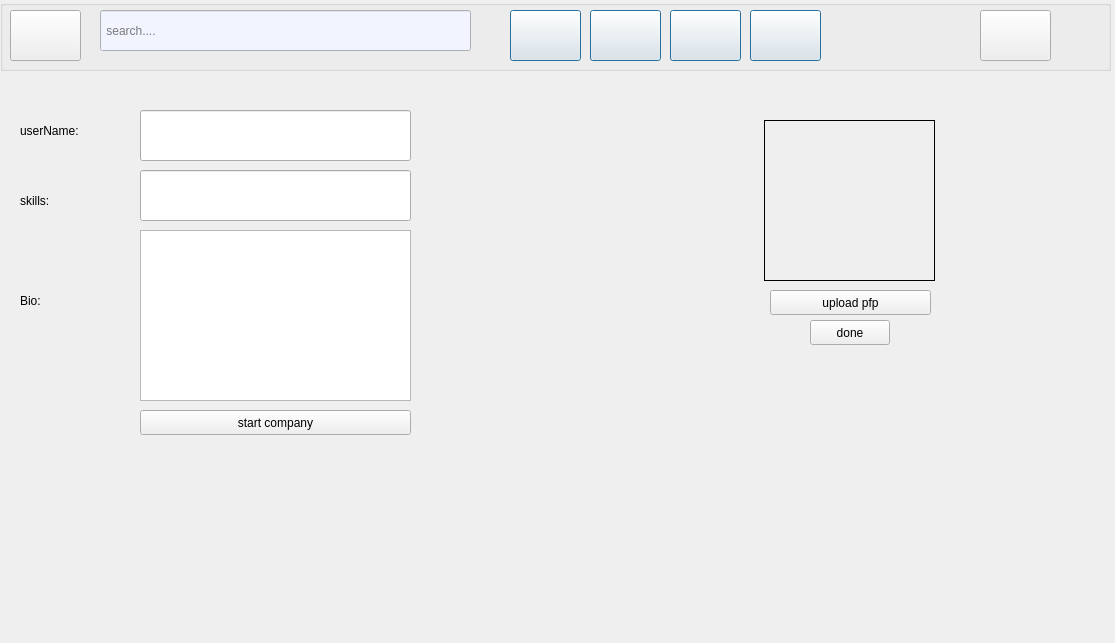
<?xml version="1.0" encoding="UTF-8"?>
<ui version="4.0">
 <class>MePage</class>
 <widget class="QWidget" name="MePage">
  <property name="geometry">
   <rect>
    <x>0</x>
    <y>0</y>
    <width>1115</width>
    <height>643</height>
   </rect>
  </property>
  <property name="windowTitle">
   <string>Form</string>
  </property>
  <widget class="QGroupBox" name="groupBox">
   <property name="geometry">
    <rect>
     <x>0</x>
     <y>0</y>
     <width>1111</width>
     <height>71</height>
    </rect>
   </property>
   <property name="title">
    <string/>
   </property>
   <widget class="QPushButton" name="pushButton">
    <property name="geometry">
     <rect>
      <x>10</x>
      <y>10</y>
      <width>71</width>
      <height>51</height>
     </rect>
    </property>
    <property name="styleSheet">
     <string notr="true">border-image: url(:/new/prefix1/linkdin.jpg);</string>
    </property>
    <property name="text">
     <string/>
    </property>
   </widget>
   <widget class="QLineEdit" name="lineEdit">
    <property name="geometry">
     <rect>
      <x>100</x>
      <y>10</y>
      <width>371</width>
      <height>41</height>
     </rect>
    </property>
    <property name="styleSheet">
     <string notr="true">background-color: rgb(242, 245, 255);</string>
    </property>
    <property name="frame">
     <bool>true</bool>
    </property>
    <property name="placeholderText">
     <string> search....</string>
    </property>
   </widget>
   <widget class="QPushButton" name="home">
    <property name="geometry">
     <rect>
      <x>510</x>
      <y>10</y>
      <width>71</width>
      <height>51</height>
     </rect>
    </property>
    <property name="styleSheet">
     <string notr="true"/>
    </property>
    <property name="text">
     <string/>
    </property>
    <property name="default">
     <bool>true</bool>
    </property>
    <property name="flat">
     <bool>false</bool>
    </property>
   </widget>
   <widget class="QPushButton" name="network">
    <property name="geometry">
     <rect>
      <x>590</x>
      <y>10</y>
      <width>71</width>
      <height>51</height>
     </rect>
    </property>
    <property name="styleSheet">
     <string notr="true"/>
    </property>
    <property name="text">
     <string/>
    </property>
    <property name="default">
     <bool>true</bool>
    </property>
   </widget>
   <widget class="QPushButton" name="job">
    <property name="geometry">
     <rect>
      <x>670</x>
      <y>10</y>
      <width>71</width>
      <height>51</height>
     </rect>
    </property>
    <property name="styleSheet">
     <string notr="true"/>
    </property>
    <property name="text">
     <string/>
    </property>
    <property name="default">
     <bool>true</bool>
    </property>
   </widget>
   <widget class="QPushButton" name="me">
    <property name="geometry">
     <rect>
      <x>980</x>
      <y>10</y>
      <width>71</width>
      <height>51</height>
     </rect>
    </property>
    <property name="styleSheet">
     <string notr="true"/>
    </property>
    <property name="text">
     <string/>
    </property>
   </widget>
   <widget class="QPushButton" name="messaging_2">
    <property name="geometry">
     <rect>
      <x>750</x>
      <y>10</y>
      <width>71</width>
      <height>51</height>
     </rect>
    </property>
    <property name="styleSheet">
     <string notr="true"/>
    </property>
    <property name="text">
     <string/>
    </property>
    <property name="default">
     <bool>true</bool>
    </property>
   </widget>
  </widget>
  <widget class="QLineEdit" name="lineEditUsername">
   <property name="geometry">
    <rect>
     <x>140</x>
     <y>110</y>
     <width>271</width>
     <height>51</height>
    </rect>
   </property>
  </widget>
  <widget class="QLineEdit" name="lineEditSkills">
   <property name="geometry">
    <rect>
     <x>140</x>
     <y>170</y>
     <width>271</width>
     <height>51</height>
    </rect>
   </property>
  </widget>
  <widget class="QLabel" name="usernameLabel">
   <property name="geometry">
    <rect>
     <x>20</x>
     <y>110</y>
     <width>111</width>
     <height>41</height>
    </rect>
   </property>
   <property name="styleSheet">
    <string notr="true">color: rgb(0, 0, 0);
font: 14pt &quot;MS Shell Dlg 2&quot;;</string>
   </property>
   <property name="text">
    <string>userName:</string>
   </property>
  </widget>
  <widget class="QLabel" name="skillLine">
   <property name="geometry">
    <rect>
     <x>20</x>
     <y>180</y>
     <width>111</width>
     <height>41</height>
    </rect>
   </property>
   <property name="styleSheet">
    <string notr="true">color: rgb(0, 0, 0);
font: 14pt &quot;MS Shell Dlg 2&quot;;</string>
   </property>
   <property name="text">
    <string>skills:</string>
   </property>
  </widget>
  <widget class="QLabel" name="labelBio">
   <property name="geometry">
    <rect>
     <x>20</x>
     <y>280</y>
     <width>111</width>
     <height>41</height>
    </rect>
   </property>
   <property name="styleSheet">
    <string notr="true">color: rgb(0, 0, 0);
font: 14pt &quot;MS Shell Dlg 2&quot;;</string>
   </property>
   <property name="text">
    <string>Bio:</string>
   </property>
  </widget>
  <widget class="QTextEdit" name="textEditBio">
   <property name="geometry">
    <rect>
     <x>140</x>
     <y>230</y>
     <width>271</width>
     <height>171</height>
    </rect>
   </property>
  </widget>
  <widget class="QPushButton" name="companPushButton">
   <property name="geometry">
    <rect>
     <x>140</x>
     <y>410</y>
     <width>271</width>
     <height>25</height>
    </rect>
   </property>
   <property name="text">
    <string>start company</string>
   </property>
  </widget>
  <widget class="QLabel" name="labelProfilePicture">
   <property name="geometry">
    <rect>
     <x>764</x>
     <y>120</y>
     <width>171</width>
     <height>161</height>
    </rect>
   </property>
   <property name="frameShape">
    <enum>QFrame::Box</enum>
   </property>
   <property name="text">
    <string/>
   </property>
  </widget>
  <widget class="QPushButton" name="uploadButton">
   <property name="geometry">
    <rect>
     <x>770</x>
     <y>290</y>
     <width>161</width>
     <height>25</height>
    </rect>
   </property>
   <property name="text">
    <string>upload pfp</string>
   </property>
  </widget>
  <widget class="QPushButton" name="okButton">
   <property name="geometry">
    <rect>
     <x>810</x>
     <y>320</y>
     <width>80</width>
     <height>25</height>
    </rect>
   </property>
   <property name="text">
    <string>done</string>
   </property>
  </widget>
 </widget>
 <resources/>
 <connections/>
</ui>
